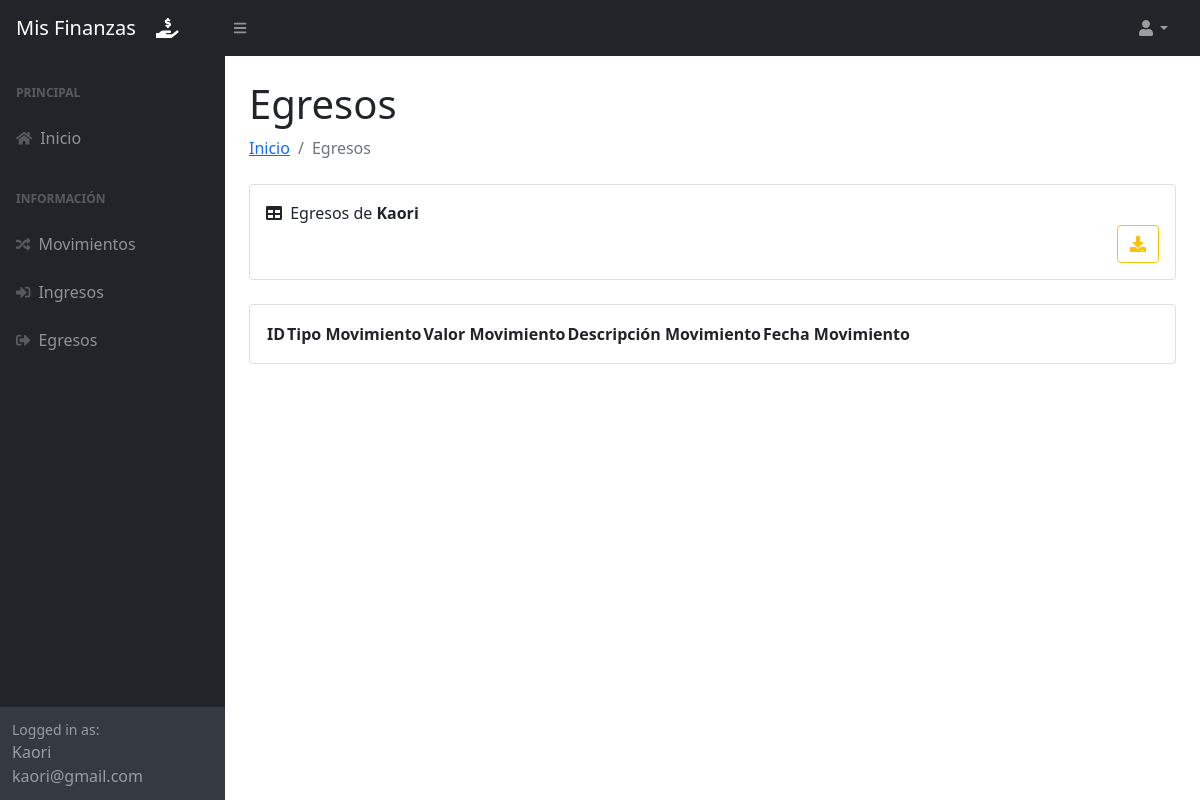
The app's page /egresos/ (signed in), older data.
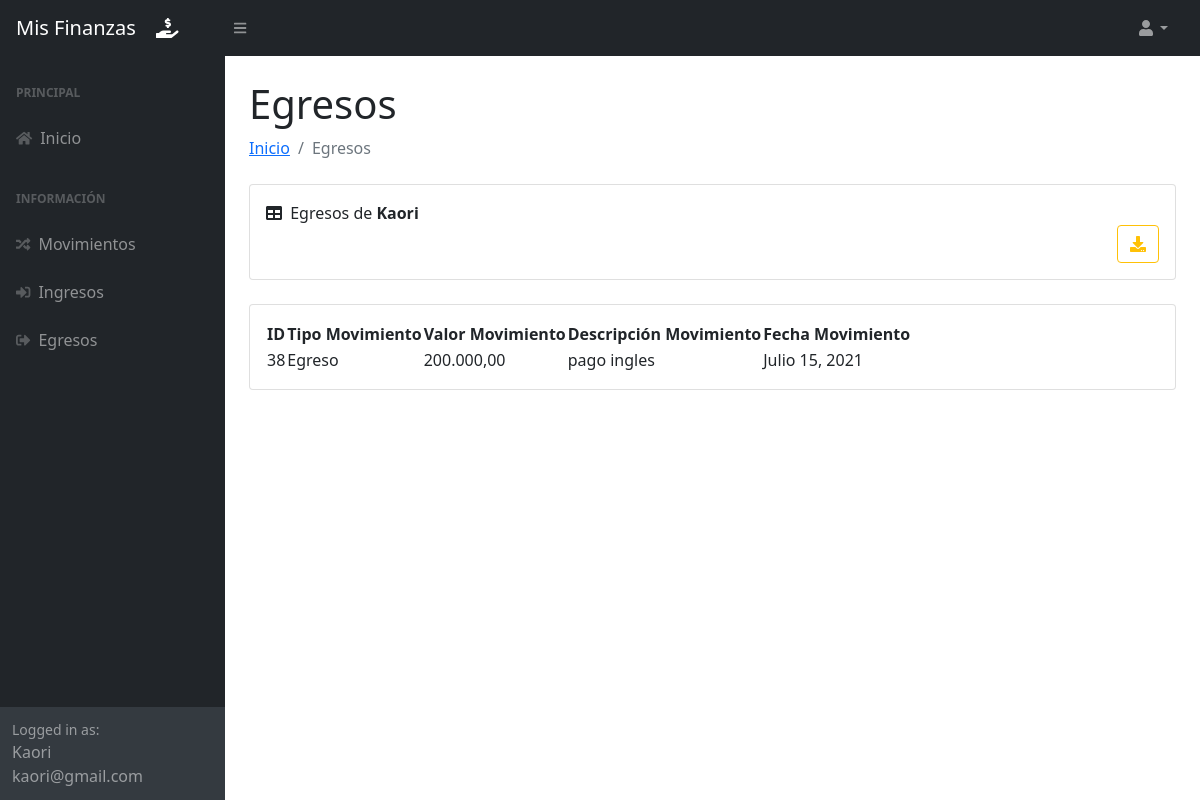
The same page, newer data.
### sistema_control/models.py (models this page shows, shortened)
class Movimiento(models.Model):
    id = models.AutoField(primary_key=True)
    usuario = models.ForeignKey(User, null=False, blank=False, on_delete=models.CASCADE)
    tipoMovimiento = models.ForeignKey(TipoMovimiento, null=False, blank=False, on_delete=models.CASCADE)
    descripcionMovimiento = models.TextField()
    valorMovimiento = models.DecimalField(max_digits=20, decimal_places=2)
    fechaMovimiento = models.DateField()

class TipoMovimiento(models.Model):
    id = models.AutoField(primary_key=True)
    nombreTipoMovimiento = models.CharField(max_length=7)
    def __str__(self):
        return self.nombreTipoMovimiento

### sistema_control/views.py (the view)
# urls.py: path('egresos/', views.egresos_usuario, name='egresos'),
@login_required
def egresos_usuario(request):
    movimientos = Movimiento.objects.all().filter(usuario = request.user, tipoMovimiento=2)
    context = {'movimientos':movimientos}
    return render(request, 'egresos.html', context)

### sistema_control/templates/egresos.html (shortened to what the changed rows need)
{% extends 'layout.html' %}
{% block cuerpo %}
<body class="sb-nav-fixed">
    <div id="layoutSidenav">
        <div id="layoutSidenav_content">
            <main>
                <div class="container-fluid px-4">
                    <h1 class="mt-4">Egresos</h1>
                    <div class="card mb-4">
                        <div class="card-body">
                            <table id="datatablesSimple">
                                <thead>
                                    <tr>
                                        <th>ID</th>
                                        <th>Tipo Movimiento</th>
                                        <th>Valor Movimiento</th>
                                        <th>Descripción Movimiento</th>
                                        <th>Fecha Movimiento</th>
                                    </tr>
                                </thead>
                                <tbody>
                                    {% load humanize %}
                                    {% for movimiento in movimientos %}
                                    <tr>
                                        <td>{{ movimiento.id }}</td>
                                        <td>{{ movimiento.tipoMovimiento }}</td>
                                        <td>{{ movimiento.valorMovimiento|intcomma }}</td>
                                        <td>{{ movimiento.descripcionMovimiento }}</td>
                                        <td>{{ movimiento.fechaMovimiento }}</td>
                                    </tr>
                                    {% endfor %}
                                </tbody>
                            </table>
                        </div>
                    </div>
                </div>
            </main>
        </div>
    </div>
</body>
{% endblock %}

Row changes from the older to the newer data that the page shows:
added Movimiento: id "38", tipoMovimiento "Egreso", valorMovimiento "200.000,00", descripcionMovimiento "pago ingles", fechaMovimiento "Julio 15, 2021"
